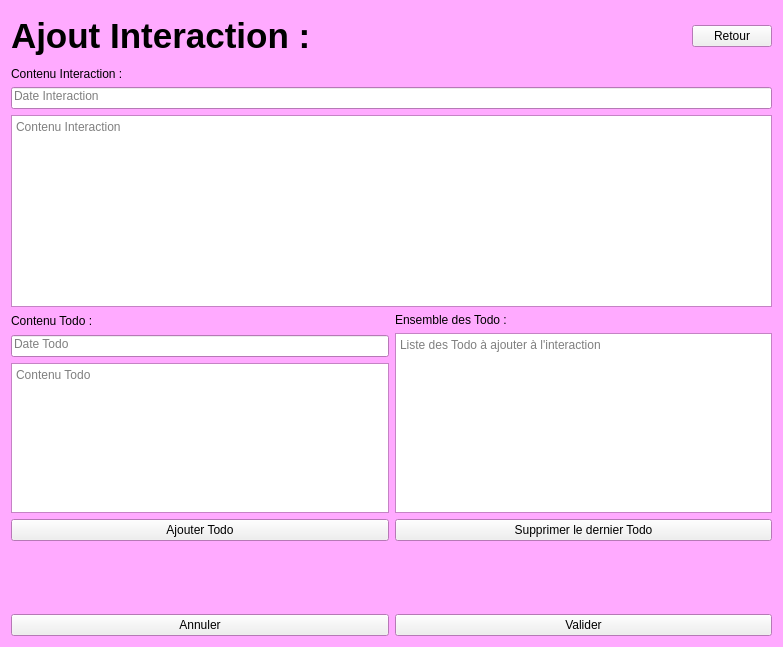
<?xml version="1.0" encoding="UTF-8"?>
<ui version="4.0">
 <class>AjoutInteraction</class>
 <widget class="QWidget" name="AjoutInteraction">
  <property name="geometry">
   <rect>
    <x>0</x>
    <y>0</y>
    <width>783</width>
    <height>647</height>
   </rect>
  </property>
  <property name="sizePolicy">
   <sizepolicy hsizetype="Expanding" vsizetype="Expanding">
    <horstretch>0</horstretch>
    <verstretch>0</verstretch>
   </sizepolicy>
  </property>
  <property name="minimumSize">
   <size>
    <width>0</width>
    <height>0</height>
   </size>
  </property>
  <property name="palette">
   <palette>
    <active>
     <colorrole role="Base">
      <brush brushstyle="SolidPattern">
       <color alpha="255">
        <red>255</red>
        <green>255</green>
        <blue>255</blue>
       </color>
      </brush>
     </colorrole>
     <colorrole role="Window">
      <brush brushstyle="SolidPattern">
       <color alpha="255">
        <red>255</red>
        <green>170</green>
        <blue>255</blue>
       </color>
      </brush>
     </colorrole>
    </active>
    <inactive>
     <colorrole role="Base">
      <brush brushstyle="SolidPattern">
       <color alpha="255">
        <red>255</red>
        <green>255</green>
        <blue>255</blue>
       </color>
      </brush>
     </colorrole>
     <colorrole role="Window">
      <brush brushstyle="SolidPattern">
       <color alpha="255">
        <red>255</red>
        <green>170</green>
        <blue>255</blue>
       </color>
      </brush>
     </colorrole>
    </inactive>
    <disabled>
     <colorrole role="Base">
      <brush brushstyle="SolidPattern">
       <color alpha="255">
        <red>255</red>
        <green>170</green>
        <blue>255</blue>
       </color>
      </brush>
     </colorrole>
     <colorrole role="Window">
      <brush brushstyle="SolidPattern">
       <color alpha="255">
        <red>255</red>
        <green>170</green>
        <blue>255</blue>
       </color>
      </brush>
     </colorrole>
    </disabled>
   </palette>
  </property>
  <property name="windowTitle">
   <string>Form</string>
  </property>
  <property name="autoFillBackground">
   <bool>true</bool>
  </property>
  <layout class="QVBoxLayout" name="verticalLayout_8">
   <item>
    <layout class="QHBoxLayout" name="horizontalLayout">
     <property name="spacing">
      <number>0</number>
     </property>
     <property name="sizeConstraint">
      <enum>QLayout::SetMinimumSize</enum>
     </property>
     <property name="bottomMargin">
      <number>0</number>
     </property>
     <item>
      <widget class="QLabel" name="LabelContact">
       <property name="sizePolicy">
        <sizepolicy hsizetype="Preferred" vsizetype="Preferred">
         <horstretch>100</horstretch>
         <verstretch>100</verstretch>
        </sizepolicy>
       </property>
       <property name="minimumSize">
        <size>
         <width>100</width>
         <height>50</height>
        </size>
       </property>
       <property name="maximumSize">
        <size>
         <width>10000</width>
         <height>50</height>
        </size>
       </property>
       <property name="font">
        <font>
         <family>Arial</family>
         <pointsize>26</pointsize>
         <italic>false</italic>
         <bold>true</bold>
        </font>
       </property>
       <property name="acceptDrops">
        <bool>false</bool>
       </property>
       <property name="text">
        <string>Ajout Interaction : </string>
       </property>
      </widget>
     </item>
     <item>
      <widget class="QPushButton" name="BRetour">
       <property name="text">
        <string>Retour</string>
       </property>
      </widget>
     </item>
    </layout>
   </item>
   <item>
    <layout class="QVBoxLayout" name="verticalLayout">
     <item>
      <layout class="QVBoxLayout" name="verticalLayout_5">
       <item>
        <layout class="QVBoxLayout" name="LayoutEntreprise">
         <item>
          <widget class="QLabel" name="LabelInteraction">
           <property name="text">
            <string>Contenu Interaction :</string>
           </property>
          </widget>
         </item>
         <item>
          <widget class="QLineEdit" name="LigneDateInteraction">
           <property name="maximumSize">
            <size>
             <width>10000</width>
             <height>16777215</height>
            </size>
           </property>
           <property name="mouseTracking">
            <bool>true</bool>
           </property>
           <property name="toolTip">
            <string>&lt;html&gt;&lt;head/&gt;&lt;body&gt;&lt;p&gt;Date Interaction au format jj/mm/aaaa&lt;/p&gt;&lt;/body&gt;&lt;/html&gt;</string>
           </property>
           <property name="statusTip">
            <string/>
           </property>
           <property name="inputMask">
            <string/>
           </property>
           <property name="text">
            <string/>
           </property>
           <property name="alignment">
            <set>Qt::AlignLeading|Qt::AlignLeft|Qt::AlignTop</set>
           </property>
           <property name="placeholderText">
            <string>Date Interaction</string>
           </property>
           <property name="clearButtonEnabled">
            <bool>true</bool>
           </property>
          </widget>
         </item>
         <item>
          <widget class="QTextEdit" name="LigneContenuInteraction">
           <property name="sizePolicy">
            <sizepolicy hsizetype="Expanding" vsizetype="Expanding">
             <horstretch>0</horstretch>
             <verstretch>0</verstretch>
            </sizepolicy>
           </property>
           <property name="minimumSize">
            <size>
             <width>0</width>
             <height>130</height>
            </size>
           </property>
           <property name="maximumSize">
            <size>
             <width>16777215</width>
             <height>100000</height>
            </size>
           </property>
           <property name="toolTip">
            <string>Contenu Interaction</string>
           </property>
           <property name="placeholderText">
            <string>Contenu Interaction</string>
           </property>
          </widget>
         </item>
        </layout>
       </item>
      </layout>
     </item>
     <item>
      <layout class="QHBoxLayout" name="horizontalLayout_3">
       <item>
        <layout class="QVBoxLayout" name="verticalLayout_3">
         <item>
          <widget class="QLabel" name="LabelTodo">
           <property name="text">
            <string>Contenu Todo :</string>
           </property>
          </widget>
         </item>
         <item>
          <widget class="QLineEdit" name="LigneDateTodo">
           <property name="minimumSize">
            <size>
             <width>0</width>
             <height>0</height>
            </size>
           </property>
           <property name="maximumSize">
            <size>
             <width>500</width>
             <height>16777215</height>
            </size>
           </property>
           <property name="toolTip">
            <string>Date Todo au format jj/mm/aaaa</string>
           </property>
           <property name="alignment">
            <set>Qt::AlignLeading|Qt::AlignLeft|Qt::AlignTop</set>
           </property>
           <property name="placeholderText">
            <string>Date Todo</string>
           </property>
          </widget>
         </item>
         <item>
          <widget class="QTextEdit" name="LigneContenuTodo">
           <property name="minimumSize">
            <size>
             <width>0</width>
             <height>150</height>
            </size>
           </property>
           <property name="maximumSize">
            <size>
             <width>16777215</width>
             <height>150</height>
            </size>
           </property>
           <property name="toolTip">
            <string>Contenu du Todo</string>
           </property>
           <property name="placeholderText">
            <string>Contenu Todo</string>
           </property>
          </widget>
         </item>
         <item>
          <widget class="QPushButton" name="BAjoutTodo">
           <property name="minimumSize">
            <size>
             <width>150</width>
             <height>0</height>
            </size>
           </property>
           <property name="maximumSize">
            <size>
             <width>100000</width>
             <height>22</height>
            </size>
           </property>
           <property name="text">
            <string>Ajouter Todo</string>
           </property>
          </widget>
         </item>
        </layout>
       </item>
       <item>
        <layout class="QVBoxLayout" name="LayoutTelephone">
         <item>
          <widget class="QLabel" name="LabelTelephone">
           <property name="text">
            <string>Ensemble des Todo :</string>
           </property>
          </widget>
         </item>
         <item>
          <widget class="QTextEdit" name="LigneEnsembleTodo">
           <property name="minimumSize">
            <size>
             <width>0</width>
             <height>180</height>
            </size>
           </property>
           <property name="maximumSize">
            <size>
             <width>16777215</width>
             <height>180</height>
            </size>
           </property>
           <property name="readOnly">
            <bool>true</bool>
           </property>
           <property name="placeholderText">
            <string>Liste des Todo à ajouter à l'interaction</string>
           </property>
          </widget>
         </item>
         <item>
          <widget class="QPushButton" name="BSupprTodo">
           <property name="minimumSize">
            <size>
             <width>150</width>
             <height>0</height>
            </size>
           </property>
           <property name="maximumSize">
            <size>
             <width>10000</width>
             <height>22</height>
            </size>
           </property>
           <property name="text">
            <string>Supprimer le dernier Todo</string>
           </property>
          </widget>
         </item>
        </layout>
       </item>
      </layout>
     </item>
    </layout>
   </item>
   <item>
    <spacer name="verticalSpacer">
     <property name="orientation">
      <enum>Qt::Vertical</enum>
     </property>
     <property name="sizeHint" stdset="0">
      <size>
       <width>20</width>
       <height>20</height>
      </size>
     </property>
    </spacer>
   </item>
   <item>
    <layout class="QHBoxLayout" name="horizontalLayout_4">
     <item>
      <widget class="QPushButton" name="BAnnuleInteraction">
       <property name="text">
        <string>Annuler</string>
       </property>
      </widget>
     </item>
     <item>
      <widget class="QPushButton" name="BValideInteraction">
       <property name="text">
        <string>Valider</string>
       </property>
      </widget>
     </item>
    </layout>
   </item>
  </layout>
 </widget>
 <resources/>
 <connections/>
</ui>
